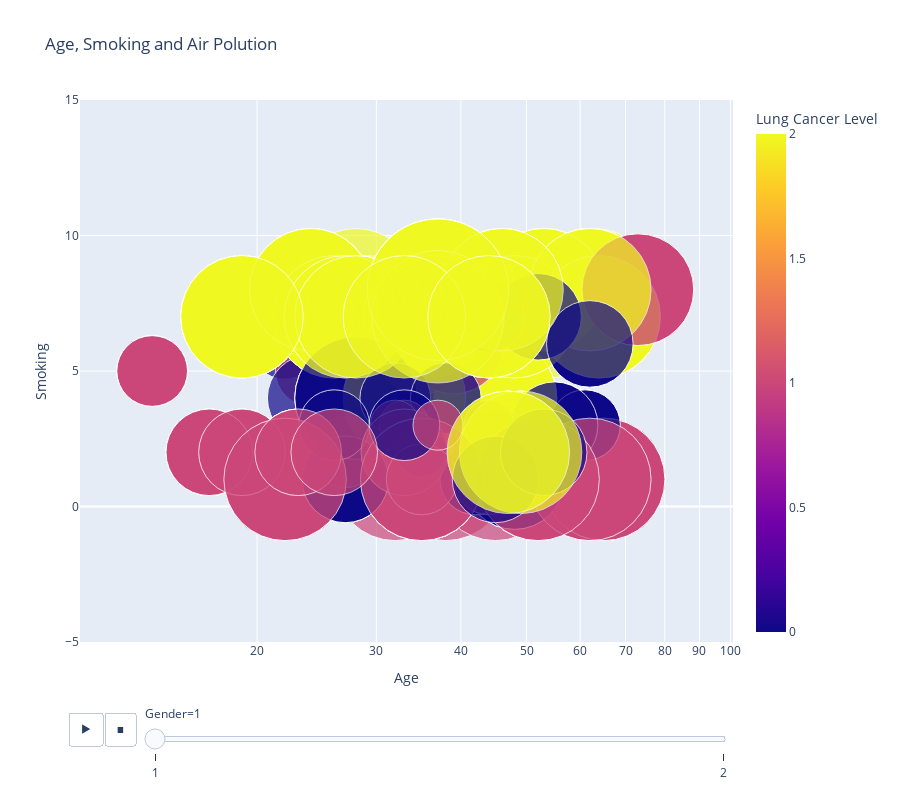

Notebook source saved alongside this figure:
### Code cell
# Animated Scatter Plot

px.scatter(data_frame=df,
          x='Age',
           y='Smoking',
           size='Air Pollution',
           color='Level',
           title='Age, Smoking and Air Polution',
           labels={
               'Age': 'Age',
               'Air Pollution': 'Air Polution',
               'Level': 'Lung Cancer Level',
               'Smoking': 'Smoking',
               'Sender': 'Gender'
           },
           log_x=True,
           range_y=[-5,15],
           hover_name='Level',
           animation_frame='Gender',
           height=800,
           size_max=100
          )

### Figure 1 — Plotly figure (JSON) as saved in the notebook; plotly's stock layout.template omitted (floating-point values rounded to 4 significant figures; data arrays with more than 128 entries replaced by an {"elided": "..."} marker saying what was removed)
{"data": [{"hovertemplate": "<b>%{hovertext}</b><br><br>Gender=1<br>Age=%{x}<br>Smoking=%{y}<br>Air Polution=%{marker.size}<br>Lung Cancer Level=%{marker.color}<extra></extra>", "hovertext": {"elided": "598 int values"}, "legendgroup": "", "marker": {"color": {"elided": "598 int values"}, "coloraxis": "coloraxis", "size": {"elided": "598 int values"}, "sizemode": "area", "sizeref": 0.0008, "symbol": "circle"}, "mode": "markers", "name": "", "orientation": "v", "showlegend": false, "type": "scatter", "x": {"elided": "598 int values"}, "xaxis": "x", "y": {"elided": "598 int values"}, "yaxis": "y"}], "layout": {"coloraxis": {"colorbar": {"title": {"text": "Lung Cancer Level"}}, "colorscale": [[0, "#0d0887"], [0.1111, "#46039f"], [0.2222, "#7201a8"], [0.3333, "#9c179e"], [0.4444, "#bd3786"], [0.5556, "#d8576b"], [0.6667, "#ed7953"], [0.7778, "#fb9f3a"], [0.8889, "#fdca26"], [1, "#f0f921"]]}, "height": 800, "legend": {"itemsizing": "constant", "tracegroupgap": 0}, "sliders": [{"active": 0, "currentvalue": {"prefix": "Gender="}, "len": 0.9, "pad": {"b": 10, "t": 60}, "steps": [{"args": [["1"], {"frame": {"duration": 0, "redraw": false}, "fromcurrent": true, "mode": "immediate", "transition": {"duration": 0, "easing": "linear"}}], "label": "1", "method": "animate"}, {"args": [["2"], {"frame": {"duration": 0, "redraw": false}, "fromcurrent": true, "mode": "immediate", "transition": {"duration": 0, "easing": "linear"}}], "label": "2", "method": "animate"}], "x": 0.1, "xanchor": "left", "y": 0, "yanchor": "top"}], "title": {"text": "Age, Smoking and Air Polution"}, "updatemenus": [{"buttons": [{"args": [null, {"frame": {"duration": 500, "redraw": false}, "fromcurrent": true, "mode": "immediate", "transition": {"duration": 500, "easing": "linear"}}], "label": "&#9654;", "method": "animate"}, {"args": [[null], {"frame": {"duration": 0, "redraw": false}, "fromcurrent": true, "mode": "immediate", "transition": {"duration": 0, "easing": "linear"}}], "label": "&#9724;", "method": "animate"}], "direction": "left", "pad": {"r": 10, "t": 70}, "showactive": false, "type": "buttons", "x": 0.1, "xanchor": "right", "y": 0, "yanchor": "top"}], "xaxis": {"anchor": "y", "domain": [0, 1], "title": {"text": "Age"}, "type": "log"}, "yaxis": {"anchor": "x", "domain": [0, 1], "range": [-5, 15], "title": {"text": "Smoking"}}}}
